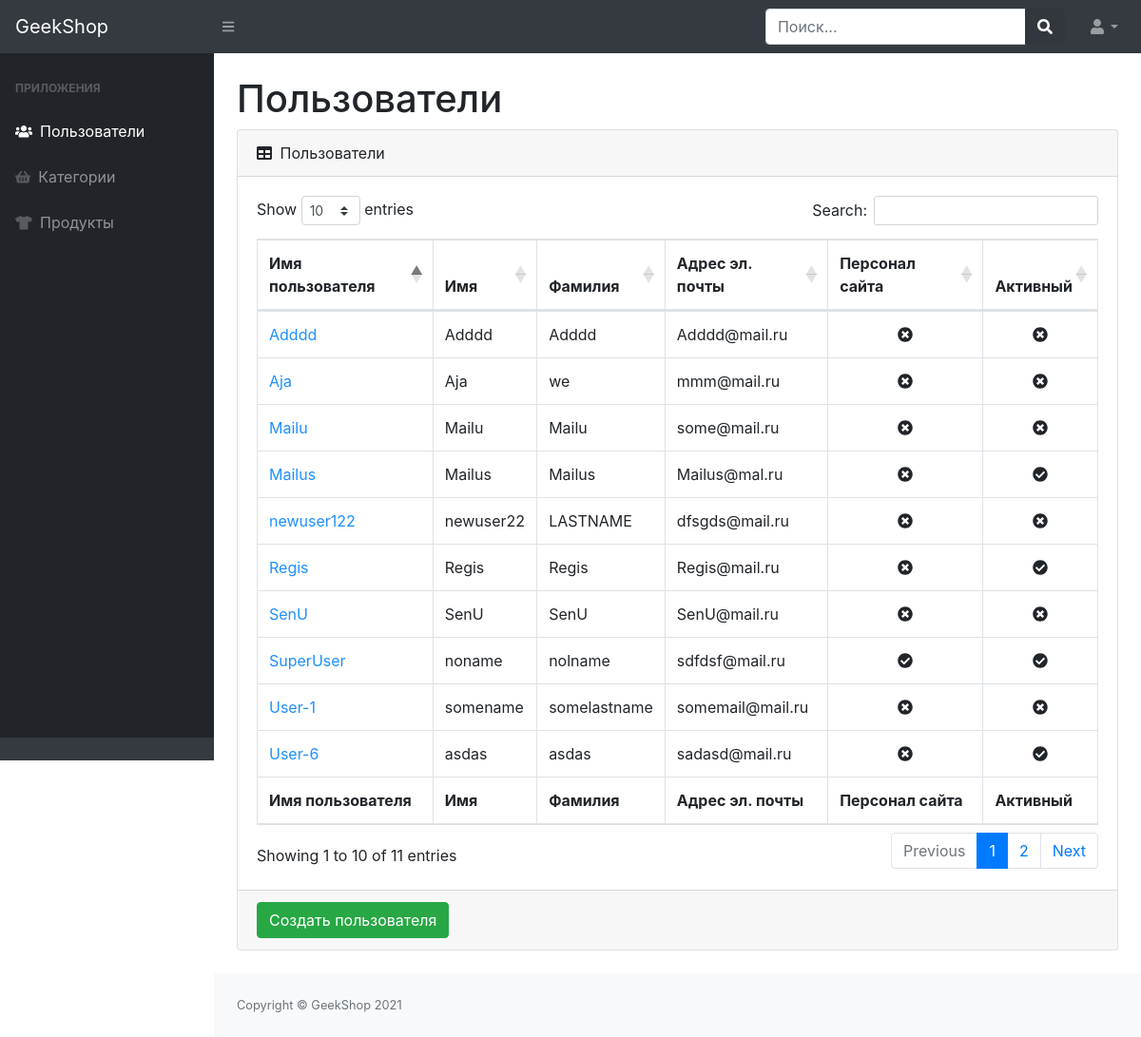
Screenshot of /admins/users/ (signed in) with the database file from the repository.
### users/models.py (models this page shows, shortened)
class NormalUser(AbstractUser):
	image = models.ImageField(upload_to="users_images", blank=True)
	age = models.PositiveIntegerField(verbose_name="age", default=18)
	email = models.EmailField(verbose_name='email address', blank=True, unique=True)
	activation_key = models.CharField(max_length=128, blank=True)
	activation_key_expires = models.DateTimeField(auto_now_add=True, blank=True, null=True)

### admins/views.py (the view)
# urls.py: path("users/", UserListView.as_view(), name="admin_users"),
class UserListView(ListView):
	model = NormalUser
	context_object_name = "users"
	template_name = "admins/admin-users-read.html"
	def get_context_data(self, *, object_list=None, **kwargs):
		context = super(UserListView, self).get_context_data(**kwargs)
		context["title"] = "Администрация"
		return context
	@method_decorator(user_passes_test(lambda u: u.is_staff))
	def dispatch(self, request, *args, **kwargs):
		return super(UserListView, self).dispatch(request, *args, **kwargs)

### products/context_processors.py (called while the page is built)
def basket(request):
	basket_list = []
	if request.user.is_authenticated:
		basket_list = Basket.objects.filter(user=request.user)
	return {"baskets": basket_list}

### admins/templates/admins/admin-users-read.html (shortened to what this page needs)
{% extends "admins/base.html" %}
{% load static %}
{% block content %}
<div id="layoutSidenav_content">
    <main>
        <div class="container-fluid">
            <h1 class="mt-4">Пользователи</h1>
            <div class="card mb-4">
                <div class="card-header">
                    <i class="fas fa-table mr-1"></i>
                    Пользователи
                </div>
                <div class="card-body">
                    <div class="table-responsive">
                        <table class="table table-bordered" id="dataTable" width="100%" cellspacing="0">
                            <thead>
                            <tr>
                                <th>Имя пользователя</th>
                                <th>Имя</th>
                                <th>Фамилия</th>
                                <th>Адрес эл. почты</th>
                                <th>Персонал сайта</th>
                                <th>Активный</th>
                            </tr>
                            </thead>
                            <tfoot>
                            <tr>
                                <th>Имя пользователя</th>
                                <th>Имя</th>
                                <th>Фамилия</th>
                                <th>Адрес эл. почты</th>
                                <th>Персонал сайта</th>
                                <th>Активный</th>
                            </tr>
                            </tfoot>
                            <tbody>
                            {% for user in users %}
                                <tr>
                                    <td><a href="{% url 'admins:admin_users_update' user.id %}" style="color: dodgerblue">{{ user.username }}</a></td>
                                    <td>{{ user.first_name }}</td>
                                    <td>{{ user.last_name }}</td>
                                    <td>{{ user.email }}</td>
                                    {% if user.is_staff %}
                                            <td class="text-center"><i class="fas fa-check-circle"></i></td>
                                        {% else %}
                                            <td class="text-center"><i class="fas fa-times-circle"></i></td>
                                    {% endif %}
                                    {% if user.is_active %}
                                            <td class="text-center"><i class="fas fa-check-circle"></i></td>
                                        {% else %}
                                            <td class="text-center"><i class="fas fa-times-circle"></i></td>
                                    {% endif %}
                                </tr>
                            {% endfor %}
                            </tbody>
                        </table>
                    </div>
                </div>
                <div class="card-footer">
                    <a href="{% url 'admins:admin_users_create' %}">
                        <button class="btn btn-success">Создать пользователя</button>
                    </a>
                </div>
            </div>
        </div>
    </main>
    <footer class="py-4 bg-light mt-auto">
        <div class="container-fluid">
            <div class="d-flex align-items-center justify-content-between small">
                <div class="text-muted">Copyright &copy; GeekShop 2021</div>
            </div>
        </div>
    </footer>
</div>
{% endblock %}

### rows the page displays
NormalUser: username "SuperUser", first_name "noname", last_name "nolname", email "sdfdsf@mail.ru", is_staff True (drawn), is_active True (drawn)
NormalUser: username "User-1", first_name "somename", last_name "somelastname", email "somemail@mail.ru", is_staff False (drawn), is_active False (drawn)
NormalUser: username "User-6", first_name "asdas", last_name "asdas", email "sadasd@mail.ru", is_staff False (drawn), is_active True (drawn)
NormalUser: username "newuser122", first_name "newuser22", last_name "LASTNAME", email "dfsgds@mail.ru", is_staff False (drawn), is_active False (drawn)
NormalUser: username "Aja", first_name "Aja", last_name "we", email "mmm@mail.ru", is_staff False (drawn), is_active False (drawn)
NormalUser: username "Mailu", first_name "Mailu", last_name "Mailu", email "some@mail.ru", is_staff False (drawn), is_active False (drawn)
NormalUser: username "SenU", first_name "SenU", last_name "SenU", email "SenU@mail.ru", is_staff False (drawn), is_active False (drawn)
NormalUser: username "Adddd", first_name "Adddd", last_name "Adddd", email "Adddd@mail.ru", is_staff False (drawn), is_active False (drawn)
NormalUser: username "Mailus", first_name "Mailus", last_name "Mailus", email "Mailus@mal.ru", is_staff False (drawn), is_active True (drawn)
NormalUser: username "Regis", first_name "Regis", last_name "Regis", email "Regis@mail.ru", is_staff False (drawn), is_active True (drawn)
